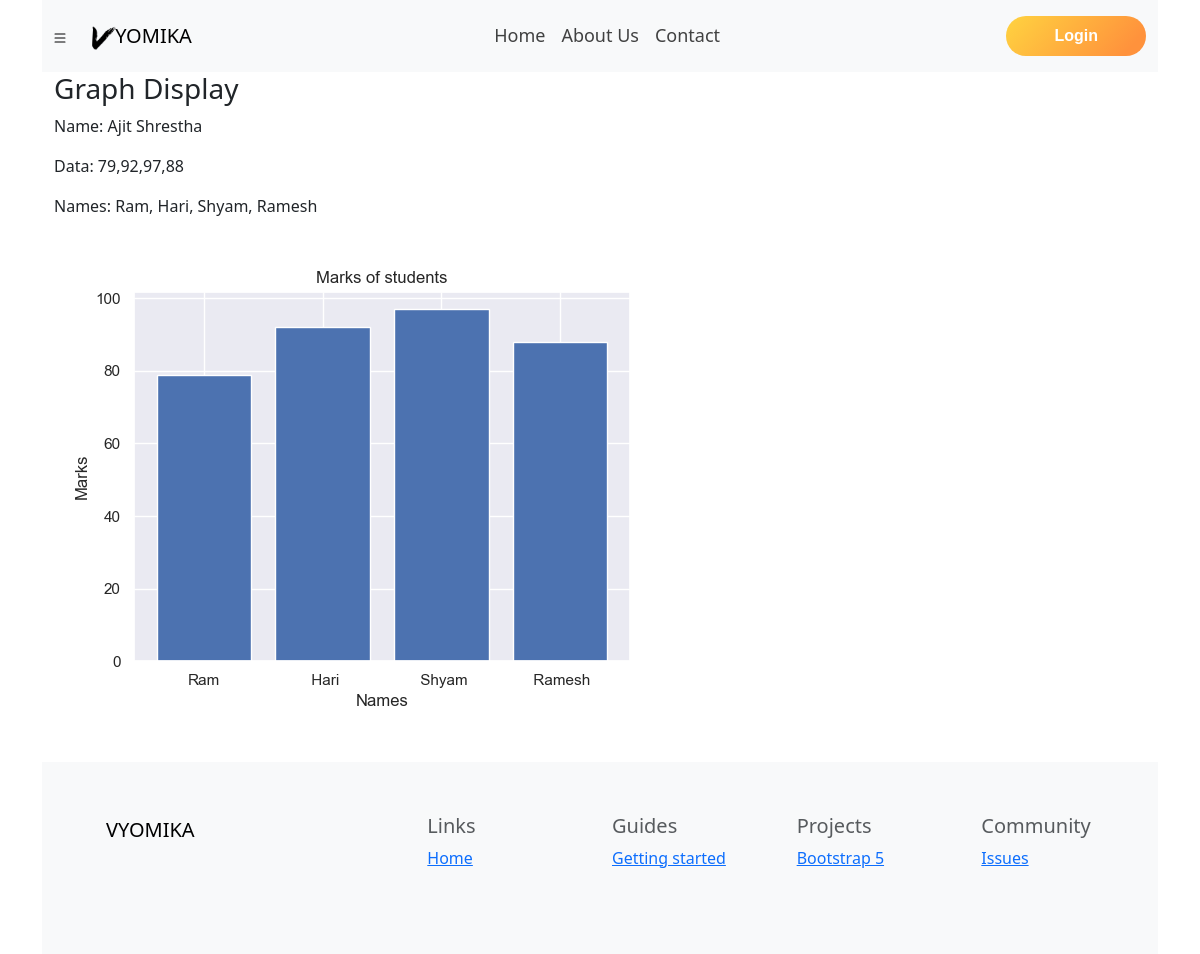
/visualize/display/53/, run on the app's committed database.
### Visualize/models.py (models this page shows, shortened)
class Visualize(models.Model):
    snum = models.AutoField(primary_key=True)
    user = models.ForeignKey(UserAccount, on_delete = models.CASCADE)
    fname = models.CharField(max_length=55, default='')
    datas = models.CharField(max_length=100, default='')
    names = models.CharField(max_length=255, default='')
    graph = models.ImageField(default='', upload_to='graphs')
    file = models.FileField(default='', upload_to='files')

### Visualize/views.py (the view)
# urls.py: path('display/<int:snum>/', views.displayGraph, name='displayGraph')
def displayGraph(request, snum):
    data = Visualize.objects.filter(snum=snum).first()
    url = f'/media/graph{snum}.png'
    context = {'data': data, 'url':url}
    return render(request, 'Visualize/visualize.html', context)

### templates/Visualize/visualize.html (shortened to what this page needs)
{% extends 'base.html' %}
{% block body %}
<div class="container">
    <h3>Graph Display</h3>
    {% if data %}
    <div>
        <p>Name: {{ data.fname }}</p>
        <p>Data: {{ data.datas }}</p>
        <p>Names: {{ data.names }}</p>
    </div>
    <img src="/media/graphs/graph{{data.snum}}.png" alt="Graph {{data.snum}}">
    {% endif %}
</div>
{% endblock %}

### data on the page
Visualize: fname "Ajit Shrestha", datas "79,92,97,88", names "Ram, Hari, Shyam, Ramesh"
